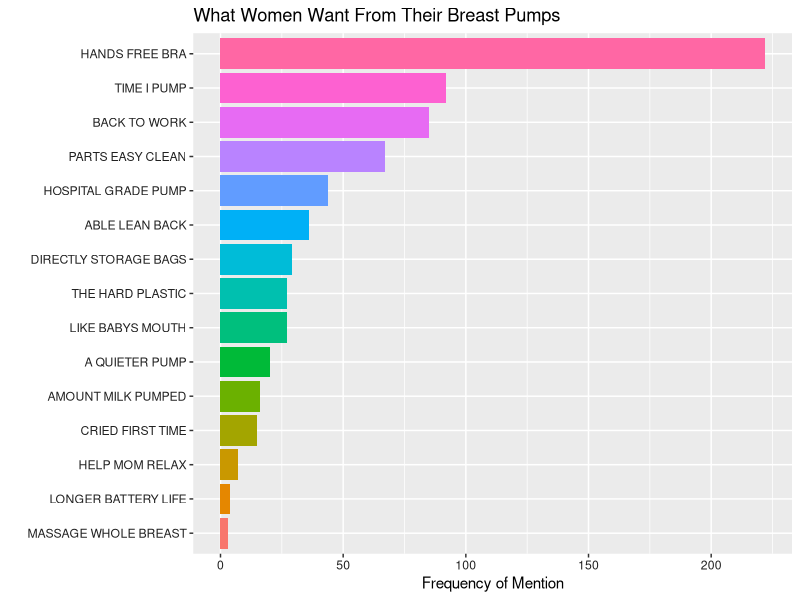

R code for this plot:
library(plyr)
library(ggplot2)
df = read.csv('trigrams_categories.csv')
#filter those without categories
df=df[df$category!="",] 

#sum categories
df = ddply(df, 'category', function(x) c(freq=sum(x$freq), separate_trigrams=nrow(x)))
df=df[df$category!="",] 

# Temporarily remove "I WOULD LOVE", "MAKES ME FEEL","TITLE"
df=df[df$category!="I WOULD LOVE" & df$category!="MAKES ME FEEL" & df$category!="TITLE",] 

#order by frequency
df[ order(df$freq), ]

#plot to verify we did it right
p <- ggplot(df, aes(y=freq,fill=category))
df$category <- reorder(df$category, df$freq)
p + ggtitle("What Women Want From Their Breast Pumps") + ylab("Frequency of Mention")+xlab("")+geom_bar(aes(x=category), data=df, stat="identity") +theme(legend.position="none",axis.text=element_text(angle=0),axis.text.x = element_text(colour="gray13"), axis.text.y = element_text(colour="gray13")) + coord_flip()
